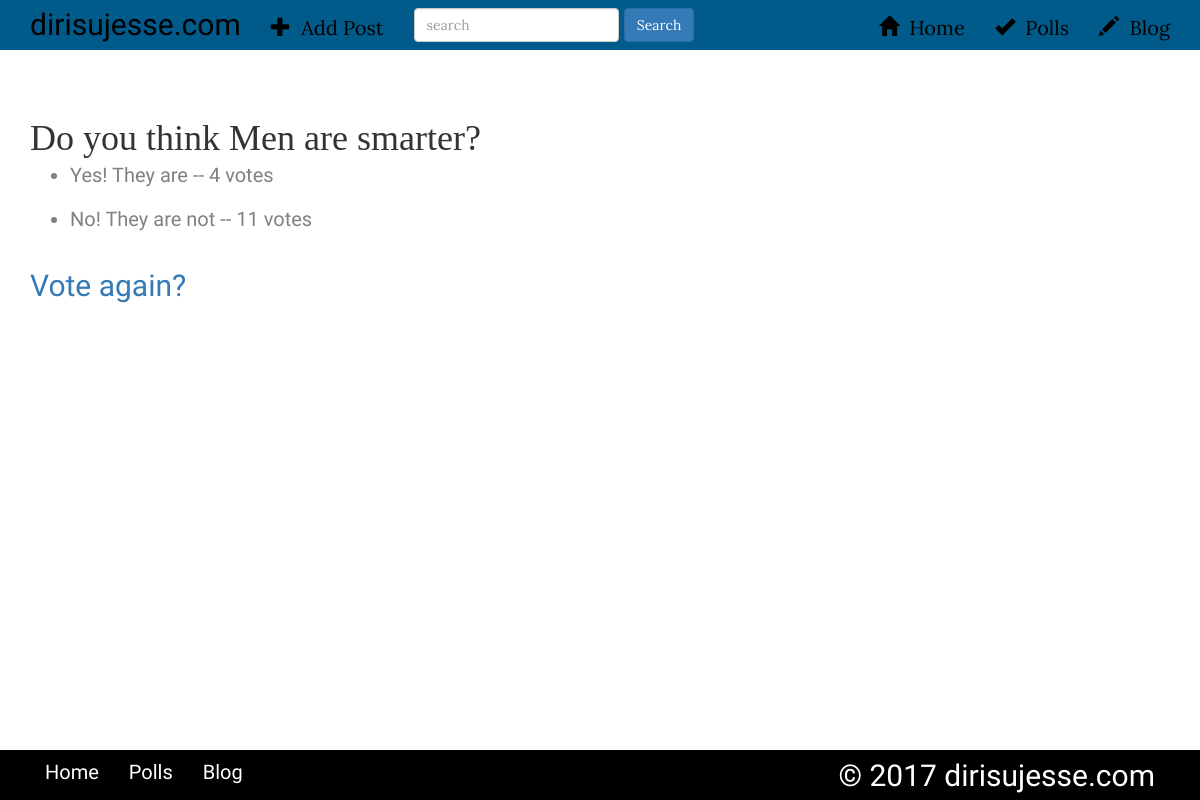
/polls/1/results/, run on an earlier commit of the app's database.
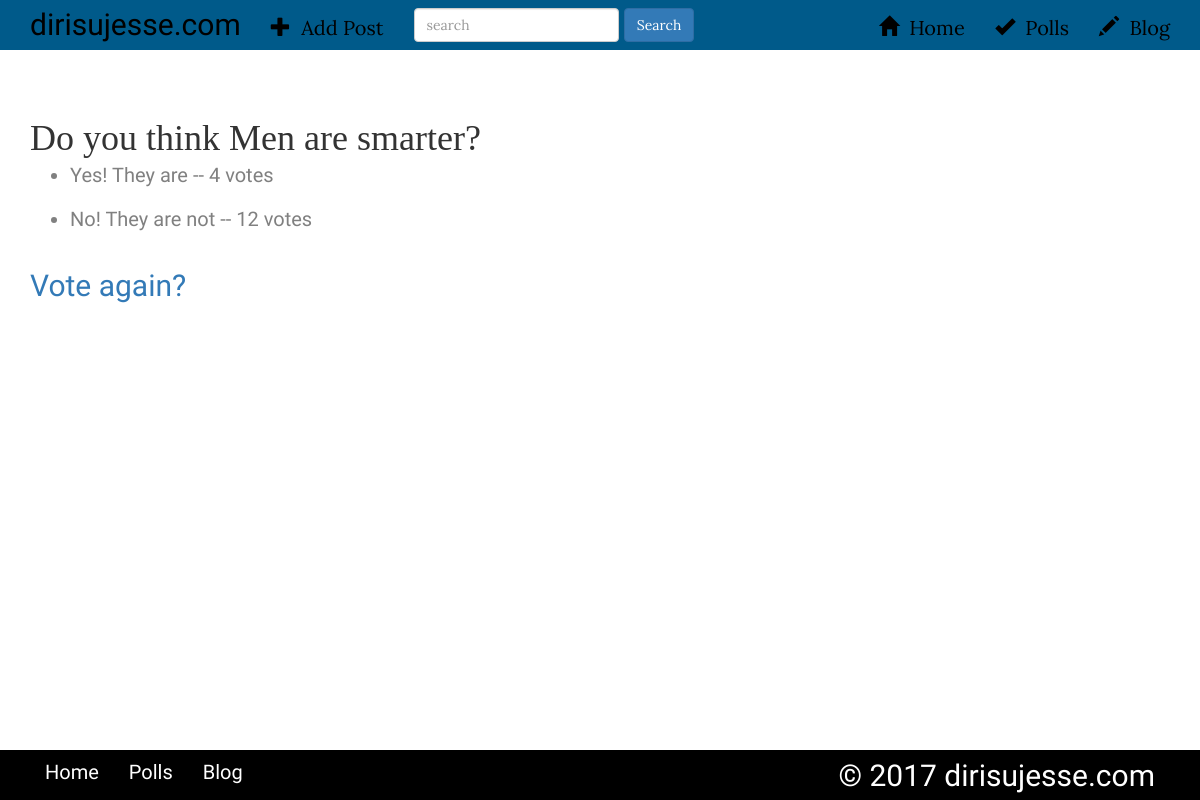
And on a later commit of the database.
### polls/models.py (models this page shows, shortened)
class Question(models.Model):
    question_text = models.CharField(max_length=200, null=True, blank=True)
    pub_date = models.DateTimeField(auto_now_add=False)
    def was_published_recently(self):
        now = timezone.now()
        return now - datetime.timedelta(days=1) <= self.pub_date <= now
    was_published_recently.admin_order_field = 'pub_date'
    was_published_recently.boolean = True
    was_published_recently.short_description = 'Published recently?'

class Choice(models.Model):
    question = models.ForeignKey(Question, on_delete=models.CASCADE)
    choice_text = models.CharField(max_length=200)
    votes = models.IntegerField(default=0)

### polls/views.py (the view)
# urls.py: url(r'^(?P<pk>\d+)/results/$', views.ResultsView.as_view(), name='results'),
class ResultsView(generic.DetailView):
    model = Question
    template_name = 'polls/results.html'
    def get_queryset(self):
        return Question.objects.filter(pub_date__lte=timezone.now())

### polls/templates/polls/results.html (shortened to what this page needs)
{% extends "polls/layout.html" %}
{% block content %}
<h1>{{ question.question_text }}</h1>
<ul>
{% for choice in question.choice_set.all %}
<li style="color: gray">{{ choice.choice_text }} -- {{ choice.votes }} vote{{ choice.votes|pluralize }}</li><br>
{% endfor %}
</ul>
<a href="{% url 'polls:detail' question.id %}">Vote again?</a>
{% endblock %}

### polls/templates/polls/layout.html (shortened to what this page needs)
<!DOCTYPE html>
<html lang="en">
    <head>
        {% load staticfiles %}
        <link rel="stylesheet" type="text/css" href="{% static 'css/bootstrap.min.css' %}">
        <link rel="stylesheet" type="text/css" href="{% static 'css/webapp.css' %}">
    </head>
    <body class="body" style="font-size: 200%;">
    <div class="row">
        <nav id="header-nav" class="navbar navbar-inverse navbar-static-top" style="border: none">
            <div class="container" id="hed-con">
                <div class="navbar-header">
                    <a class="navbar-brand pull-left" href="{% url 'blog:home' %}" id="brand">dirisujesse.com</a>
                </div>
                <div id="collapsable-nav" class="collapse navbar-collapse">
                    <ul  class="nav navbar-nav navbar-left">
                        <li><a href="{% url 'blog:post_new' %}" class="top-menu"><span class="glyphicon glyphicon-plus"></span>&nbsp; Add Post</a></li>
                    </ul>
                    <form class="navbar-form form-inline navbar-left" role="search" method="get" action="https://www.google.com/search">
                        <div class="form-group">
                            <input type="text" class="form-control" name="q" placeholder="search">
                        </div>
                        <button class="btn btn-primary">Search</button>
                    </form>
                    <ul  class="nav sidebar navbar-nav navbar-right">
                        <li><a href="{% url 'blog:home' %}"><span class="glyphicon glyphicon-home"></span>&nbsp; Home</a></li>
                        <li><a href="{% url 'polls:index' %}"><span class="glyphicon glyphicon-ok"></span>&nbsp; Polls</a></li>
                        <li><a href="{% url 'blog:postlist' %}"><span class="glyphicon glyphicon-pencil"></span>&nbsp; Blog</a></li>
                    </ul>
                </div>
            </div>
        </nav>
    </div>
    <br>
    <main>
    <div class="container text-justify">
        {% block content %}
        {% endblock %}
        <br>
        <br>
    </div>
    </main>
    <div class="row">
    <footer class="hidden-xs">
        <nav id="footer-nav" class="navbar navbar-default navbar-fixed-bottom" role="navigation" style="border-radius: 0px; margin: 5% 0% 0% 0%; background: rgb(0,0,0); border: none;">
            <div class="container">
                <div id="collapsable-nav" class="collapse navbar-collapse">
                    <ul class="nav navbar-nav navbar-left">
                        <li><a href="{% url 'blog:home' %}">Home</a></li>
                        <li><a href="{% url 'polls:index' %}">Polls</a></li>
                        <li><a href="{% url 'blog:postlist' %}">Blog</a></li>
                    </ul>
                    <a class="navbar-brand pull-right" href="{% url 'blog:home' %}" id="brand">&copy; 2017 dirisujesse.com</a>
                </div>
            </div>
        </nav>
    </footer>
    </div>
    </body>
</html>

### polls/static/css/webapp.css (style rules this page uses)
body { background-color: color: rgb(150,80,100); font-family: 'Playfair Display', serif; font-size: 1.5em; }
#brand { color: #000; font-size: 1.5em; font-family: 'Satisfy', serif; }
.text-justify a { font-size: 1.5em; font-family: 'Oxygen', monospace; }
#header-nav { background: rgb(0,90,138); font-family: 'Lora', monospace; }
#header-nav #collapsable-nav a,li { color: #000; line-height: .75em; font-family: 'Lora', monospace; }
#footer-nav a,li { color: #fff; line-height: .75em; font-family: 'Cookie', cursive; }
nav#footer-nav { position: fixed; right: 0; bottom: 0; left: 0; }

What changed in the data, as far as the page shows it:
changed Choice "No! They are not": votes "11" → "12"
